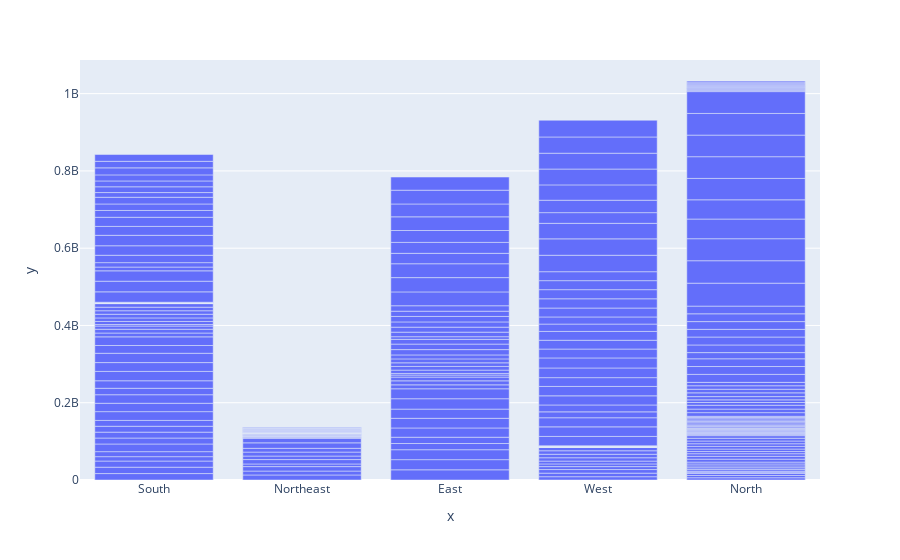

The notebook cell saved with this chart:
### Code cell
px.bar(x=data['Region.1'] , y = data[' Estimated Employed'])

### Figure 1 — Plotly figure (JSON) as saved in the notebook; plotly's stock layout.template omitted (floating-point values rounded to 4 significant figures; data arrays with more than 128 entries replaced by an {"elided": "..."} marker saying what was removed)
{"data": [{"alignmentgroup": "True", "hovertemplate": "x=%{x}<br>y=%{y}<extra></extra>", "legendgroup": "", "marker": {"color": "#636efa", "pattern": {"shape": ""}}, "name": "", "offsetgroup": "", "orientation": "v", "showlegend": false, "textposition": "auto", "type": "bar", "x": {"elided": "267 str values"}, "xaxis": "x", "y": {"elided": "267 int values"}, "yaxis": "y"}], "layout": {"barmode": "relative", "legend": {"tracegroupgap": 0}, "margin": {"t": 60}, "xaxis": {"anchor": "y", "domain": [0, 1], "title": {"text": "x"}}, "yaxis": {"anchor": "x", "domain": [0, 1], "title": {"text": "y"}}}}
